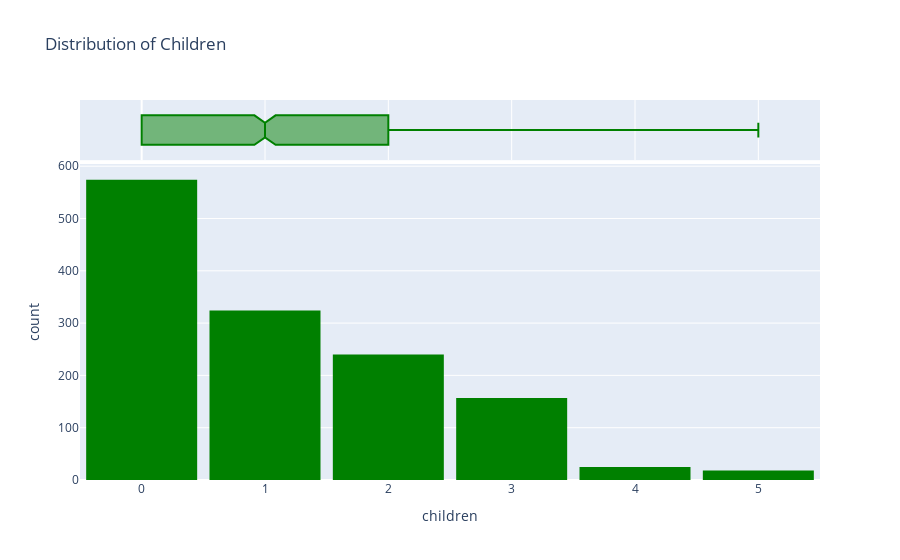

Notebook code cell kept with this figure:
### Code cell
#Children
fig=px.histogram(df,x='children',
             marginal= 'box',
             color_discrete_sequence=['green'],
             title="Distribution of Children")
fig.update_layout(bargap=0.1)

### Figure 1 — Plotly figure (JSON) as saved in the notebook; plotly's stock layout.template omitted (floating-point values rounded to 4 significant figures; data arrays with more than 128 entries replaced by an {"elided": "..."} marker saying what was removed)
{"data": [{"alignmentgroup": "True", "bingroup": "x", "hovertemplate": "children=%{x}<br>count=%{y}<extra></extra>", "legendgroup": "", "marker": {"color": "green", "pattern": {"shape": ""}}, "name": "", "offsetgroup": "", "orientation": "v", "showlegend": false, "type": "histogram", "x": {"elided": "1338 int values"}, "xaxis": "x", "yaxis": "y"}, {"alignmentgroup": "True", "hovertemplate": "children=%{x}<extra></extra>", "legendgroup": "", "marker": {"color": "green"}, "name": "", "notched": true, "offsetgroup": "", "showlegend": false, "type": "box", "x": {"elided": "1338 int values"}, "xaxis": "x2", "yaxis": "y2"}], "layout": {"bargap": 0.1, "barmode": "relative", "legend": {"tracegroupgap": 0}, "title": {"text": "Distribution of Children"}, "xaxis": {"anchor": "y", "domain": [0, 1], "title": {"text": "children"}}, "xaxis2": {"anchor": "y2", "domain": [0, 1], "matches": "x", "showgrid": true, "showticklabels": false}, "yaxis": {"anchor": "x", "domain": [0, 0.8316], "title": {"text": "count"}}, "yaxis2": {"anchor": "x2", "domain": [0.8416, 1], "matches": "y2", "showgrid": false, "showline": false, "showticklabels": false, "ticks": ""}}}
